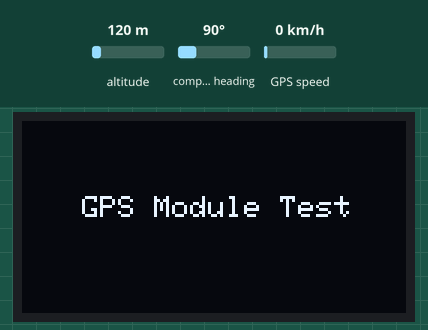
Bench run of a sketch on a simulated Arduino Uno, built with avr-gcc and run on an emulated ATmega328P. Parts: 128×64 one-colour display. The test bench sets the inputs (shaded band); at power-on: altitude 120 m, compass heading 90°, GPS speed 0 km/h. The GPS gets a fix after 3 s at 37.7749, -122.4194 with 8 satellites; what the sketch prints to the serial monitor is not drawn.

Above: at 1.1 s.
At 3.7 s:
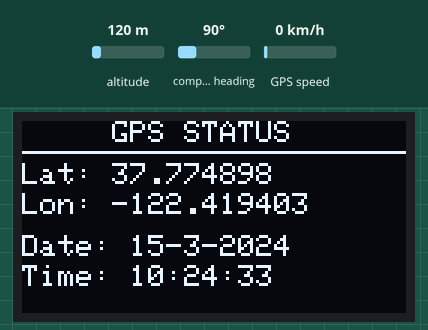
At 11.7 s:
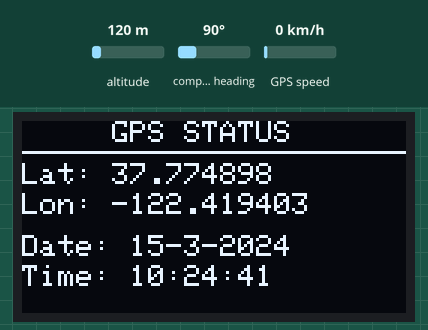
At 20.7 s:
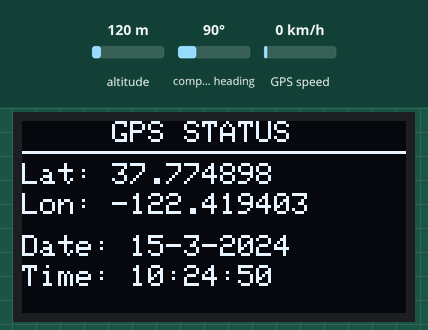
At 27.7 s:
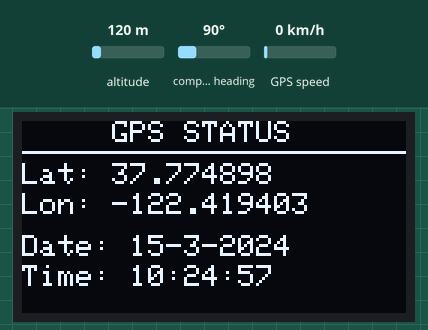
At 38.7 s:
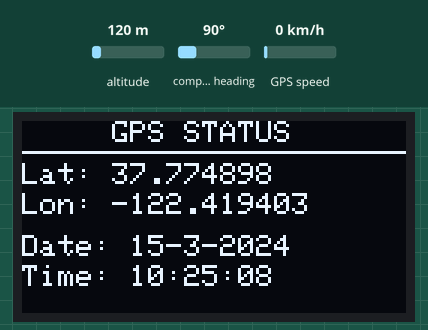

The sketch:

05_Car-3_GPS_Satellite_Positioning.ino
```cpp
#include <TinyGPS++.h>
#include <Wire.h>
#include <Adafruit_GFX.h>
#include <Adafruit_SSD1306.h>

// ------------------- OLED SETTINGS -------------------
#define SCREEN_WIDTH 128
#define SCREEN_HEIGHT 64
#define OLED_RESET -1
Adafruit_SSD1306 display(SCREEN_WIDTH, SCREEN_HEIGHT, &Wire, OLED_RESET);

// ------------------- GPS SETTINGS -------------------
TinyGPSPlus gps;

void setup() {
  Serial.begin(9600);   // GPS connected to Arduino RX (D0) and TX (D1)
  delay(1000);

  // Initialize OLED
  if (!display.begin(SSD1306_SWITCHCAPVCC, 0x3C)) {
    for (;;);
  }

  display.clearDisplay();
  display.setTextSize(1);
  display.setTextColor(SSD1306_WHITE);
  display.setCursor(20, 25);
  display.println(F("GPS Module Test"));
  display.display();
  delay(1500);
}

void loop() {
  // Read GPS data from Serial
  while (Serial.available() > 0) {
    gps.encode(Serial.read());

    if (gps.location.isUpdated()) {

      display.clearDisplay();

      // ---------- TITLE ----------
      display.setTextSize(1);
      display.setCursor(30, 0);
      display.println(F("GPS STATUS"));
      display.drawLine(0, 10, 127, 10, SSD1306_WHITE);

      // ---------- LATITUDE ----------
      display.setCursor(0, 14);
      display.print(F("Lat: "));
      if (gps.location.isValid())
        display.println(gps.location.lat(), 6);
      else
        display.println(F("--"));

      // ---------- LONGITUDE ----------
      display.setCursor(0, 24);
      display.print(F("Lon: "));
      if (gps.location.isValid())
        display.println(gps.location.lng(), 6);
      else
        display.println(F("--"));

      // ---------- DATE ----------
      display.setCursor(0, 38);
      display.print(F("Date: "));
      if (gps.date.isValid()) {
        display.print(gps.date.day());
        display.print("-");
        display.print(gps.date.month());
        display.print("-");
        display.print(gps.date.year());
      } else {
        display.print(F("--"));
      }

      // ---------- TIME ----------
      display.setCursor(0, 48);
      display.print(F("Time: "));
      if (gps.time.isValid()) {
        if (gps.time.hour() < 10) display.print("0");
        display.print(gps.time.hour());
        display.print(":");
        if (gps.time.minute() < 10) display.print("0");
        display.print(gps.time.minute());
        display.print(":");
        if (gps.time.second() < 10) display.print("0");
        display.print(gps.time.second());
      } else {
        display.print(F("--"));
      }

      display.display();

      // ---------- SERIAL DEBUG ----------
      Serial.print("Lat: "); Serial.print(gps.location.lat(), 6);
      Serial.print(", Lon: "); Serial.print(gps.location.lng(), 6);
      Serial.print(", Date: ");
      if (gps.date.isValid()) {
        Serial.print(gps.date.day()); Serial.print("/");
        Serial.print(gps.date.month()); Serial.print("/");
        Serial.print(gps.date.year());
      } else Serial.print("Invalid");

      Serial.print(", Time: ");
      if (gps.time.isValid()) {
        Serial.print(gps.time.hour()); Serial.print(":");
        Serial.print(gps.time.minute()); Serial.print(":");
        Serial.print(gps.time.second());
      } else Serial.print("Invalid");

      Serial.println();
    }
  }
}
```

Measured:
- what the display in image 0 shows lasts 2.5 s, from 1.1 s to 3.6 s
- what the display in image 1 shows lasts 1.0 s, from 3.6 s to 4.6 s
